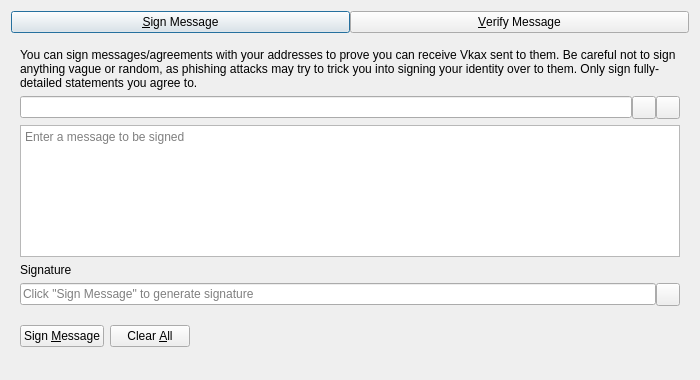
<?xml version="1.0" encoding="UTF-8"?>
<ui version="4.0">
 <class>SignVerifyMessageDialog</class>
 <widget class="QDialog" name="SignVerifyMessageDialog">
  <property name="geometry">
   <rect>
    <x>0</x>
    <y>0</y>
    <width>700</width>
    <height>380</height>
   </rect>
  </property>
  <property name="windowTitle">
   <string>Signatures - Sign / Verify a Message</string>
  </property>
  <property name="modal">
   <bool>true</bool>
  </property>
  <layout class="QVBoxLayout" name="verticalLayout">
   <item>
    <layout class="QHBoxLayout" name="horizontalLayout_Buttons_2">
     <property name="spacing">
      <number>0</number>
     </property>
     <property name="topMargin">
      <number>0</number>
     </property>
     <item>
      <widget class="QPushButton" name="btnSignMessage">
       <property name="text">
        <string>&amp;Sign Message</string>
       </property>
       <property name="checkable">
        <bool>true</bool>
       </property>
      </widget>
     </item>
     <item>
      <widget class="QPushButton" name="btnVerifyMessage">
       <property name="text">
        <string>&amp;Verify Message</string>
       </property>
       <property name="checkable">
        <bool>true</bool>
       </property>
      </widget>
     </item>
    </layout>
   </item>
   <item>
    <widget class="QStackedWidget" name="stackedWidgetSig">
     <property name="minimumSize">
      <size>
       <width>0</width>
       <height>0</height>
      </size>
     </property>
     <property name="currentIndex">
      <number>0</number>
     </property>
     <widget class="QWidget" name="pageSignMessage">
      <layout class="QVBoxLayout" name="verticalLayout_SM">
       <item>
        <widget class="QLabel" name="infoLabel_SM">
         <property name="text">
          <string>You can sign messages/agreements with your addresses to prove you can receive Vkax sent to them. Be careful not to sign anything vague or random, as phishing attacks may try to trick you into signing your identity over to them. Only sign fully-detailed statements you agree to.</string>
         </property>
         <property name="textFormat">
          <enum>Qt::PlainText</enum>
         </property>
         <property name="wordWrap">
          <bool>true</bool>
         </property>
        </widget>
       </item>
       <item>
        <layout class="QHBoxLayout" name="horizontalLayout_1_SM">
         <property name="spacing">
          <number>0</number>
         </property>
         <item>
          <widget class="QValidatedLineEdit" name="addressIn_SM">
           <property name="toolTip">
            <string>The Vkax address to sign the message with</string>
           </property>
          </widget>
         </item>
         <item>
          <widget class="QToolButton" name="addressBookButton_SM">
           <property name="toolTip">
            <string>Choose previously used address</string>
           </property>
           <property name="text">
            <string/>
           </property>
           <property name="shortcut">
            <string>Alt+A</string>
           </property>
          </widget>
         </item>
         <item>
          <widget class="QToolButton" name="pasteButton_SM">
           <property name="toolTip">
            <string>Paste address from clipboard</string>
           </property>
           <property name="text">
            <string/>
           </property>
           <property name="shortcut">
            <string>Alt+P</string>
           </property>
          </widget>
         </item>
        </layout>
       </item>
       <item>
        <widget class="QPlainTextEdit" name="messageIn_SM">
         <property name="toolTip">
          <string>Enter the message you want to sign here</string>
         </property>
         <property name="placeholderText">
          <string>Enter a message to be signed</string>
         </property>
        </widget>
       </item>
       <item>
        <widget class="QLabel" name="signatureLabel_SM">
         <property name="text">
          <string>Signature</string>
         </property>
         <property name="textFormat">
          <enum>Qt::PlainText</enum>
         </property>
        </widget>
       </item>
       <item>
        <layout class="QHBoxLayout" name="horizontalLayout_2_SM">
         <property name="spacing">
          <number>0</number>
         </property>
         <item>
          <widget class="QLineEdit" name="signatureOut_SM">
           <property name="placeholderText">
            <string>Click "Sign Message" to generate signature</string>
           </property>
           <property name="readOnly">
            <bool>true</bool>
           </property>
          </widget>
         </item>
         <item>
          <widget class="QToolButton" name="copySignatureButton_SM">
           <property name="toolTip">
            <string>Copy the current signature to the system clipboard</string>
           </property>
           <property name="text">
            <string/>
           </property>
          </widget>
         </item>
        </layout>
       </item>
       <item>
        <layout class="QHBoxLayout" name="horizontalLayout_3_SM">
         <item>
          <widget class="QPushButton" name="signMessageButton_SM">
           <property name="toolTip">
            <string>Sign the message to prove you own this Vkax address</string>
           </property>
           <property name="text">
            <string>Sign &amp;Message</string>
           </property>
           <property name="autoDefault">
            <bool>false</bool>
           </property>
          </widget>
         </item>
         <item>
          <widget class="QPushButton" name="clearButton_SM">
           <property name="toolTip">
            <string>Reset all sign message fields</string>
           </property>
           <property name="text">
            <string>Clear &amp;All</string>
           </property>
           <property name="autoDefault">
            <bool>false</bool>
           </property>
          </widget>
         </item>
         <item>
          <spacer name="horizontalSpacer_1_SM">
           <property name="orientation">
            <enum>Qt::Horizontal</enum>
           </property>
           <property name="sizeHint" stdset="0">
            <size>
             <width>40</width>
             <height>48</height>
            </size>
           </property>
          </spacer>
         </item>
         <item>
          <widget class="QLabel" name="statusLabel_SM">
           <property name="text">
            <string/>
           </property>
           <property name="wordWrap">
            <bool>true</bool>
           </property>
          </widget>
         </item>
         <item>
          <spacer name="horizontalSpacer_2_SM">
           <property name="orientation">
            <enum>Qt::Horizontal</enum>
           </property>
           <property name="sizeHint" stdset="0">
            <size>
             <width>40</width>
             <height>48</height>
            </size>
           </property>
          </spacer>
         </item>
        </layout>
       </item>
      </layout>
     </widget>
     <widget class="QWidget" name="pageVerifyMessage">
      <layout class="QVBoxLayout" name="verticalLayout_VM">
       <item>
        <widget class="QLabel" name="infoLabel_VM">
         <property name="text">
          <string>Enter the receiver's address, message (ensure you copy line breaks, spaces, tabs, etc. exactly) and signature below to verify the message. Be careful not to read more into the signature than what is in the signed message itself, to avoid being tricked by a man-in-the-middle attack. Note that this only proves the signing party receives with the address, it cannot prove sendership of any transaction!</string>
         </property>
         <property name="textFormat">
          <enum>Qt::PlainText</enum>
         </property>
         <property name="alignment">
          <set>Qt::AlignLeading|Qt::AlignLeft|Qt::AlignTop</set>
         </property>
         <property name="wordWrap">
          <bool>true</bool>
         </property>
        </widget>
       </item>
       <item>
        <layout class="QHBoxLayout" name="horizontalLayout_1_VM">
         <property name="spacing">
          <number>0</number>
         </property>
         <item>
          <widget class="QValidatedLineEdit" name="addressIn_VM">
           <property name="toolTip">
            <string>The Vkax address the message was signed with</string>
           </property>
          </widget>
         </item>
         <item>
          <widget class="QToolButton" name="addressBookButton_VM">
           <property name="toolTip">
            <string>Choose previously used address</string>
           </property>
           <property name="text">
            <string/>
           </property>
           <property name="shortcut">
            <string>Alt+A</string>
           </property>
          </widget>
         </item>
        </layout>
       </item>
       <item>
        <widget class="QPlainTextEdit" name="messageIn_VM">
          <property name="toolTip">
            <string>The signed message to verify</string>
          </property>
          <property name="placeholderText">
            <string>Enter a message to be verified</string>
          </property>
        </widget>
       </item>
       <item>
        <widget class="QValidatedLineEdit" name="signatureIn_VM">
          <property name="toolTip">
            <string>The signature given when the message was signed</string>
          </property>
          <property name="placeholderText">
            <string>Enter a signature for the message to be verified</string>
          </property>
        </widget>
       </item>
       <item>
        <layout class="QHBoxLayout" name="horizontalLayout_2_VM">
         <item>
          <widget class="QPushButton" name="verifyMessageButton_VM">
           <property name="toolTip">
            <string>Verify the message to ensure it was signed with the specified Vkax address</string>
           </property>
           <property name="text">
            <string>Verify &amp;Message</string>
           </property>
           <property name="autoDefault">
            <bool>false</bool>
           </property>
          </widget>
         </item>
         <item>
          <widget class="QPushButton" name="clearButton_VM">
           <property name="toolTip">
            <string>Reset all verify message fields</string>
           </property>
           <property name="text">
            <string>Clear &amp;All</string>
           </property>
           <property name="autoDefault">
            <bool>false</bool>
           </property>
          </widget>
         </item>
         <item>
          <spacer name="horizontalSpacer_1_VM">
           <property name="orientation">
            <enum>Qt::Horizontal</enum>
           </property>
           <property name="sizeHint" stdset="0">
            <size>
             <width>40</width>
             <height>48</height>
            </size>
           </property>
          </spacer>
         </item>
         <item>
          <widget class="QLabel" name="statusLabel_VM">
           <property name="text">
            <string/>
           </property>
           <property name="wordWrap">
            <bool>true</bool>
           </property>
          </widget>
         </item>
         <item>
          <spacer name="horizontalSpacer_2_VM">
           <property name="orientation">
            <enum>Qt::Horizontal</enum>
           </property>
           <property name="sizeHint" stdset="0">
            <size>
             <width>40</width>
             <height>48</height>
            </size>
           </property>
          </spacer>
         </item>
        </layout>
       </item>
      </layout>
     </widget>
    </widget>
   </item>
  </layout>
 </widget>
 <customwidgets>
  <customwidget>
   <class>QValidatedLineEdit</class>
   <extends>QLineEdit</extends>
   <header>qt/qvalidatedlineedit.h</header>
  </customwidget>
 </customwidgets>
 <resources>
  <include location="../dash.qrc"/>
 </resources>
 <connections/>
</ui>
